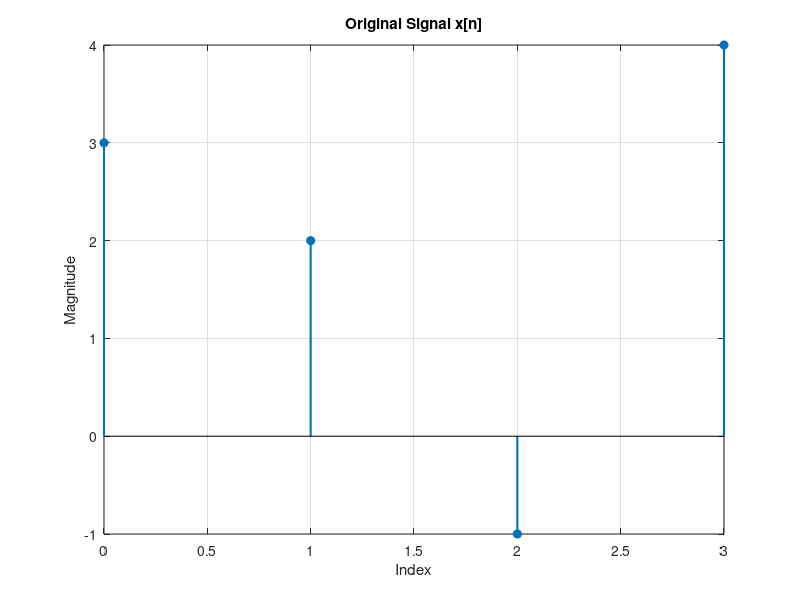
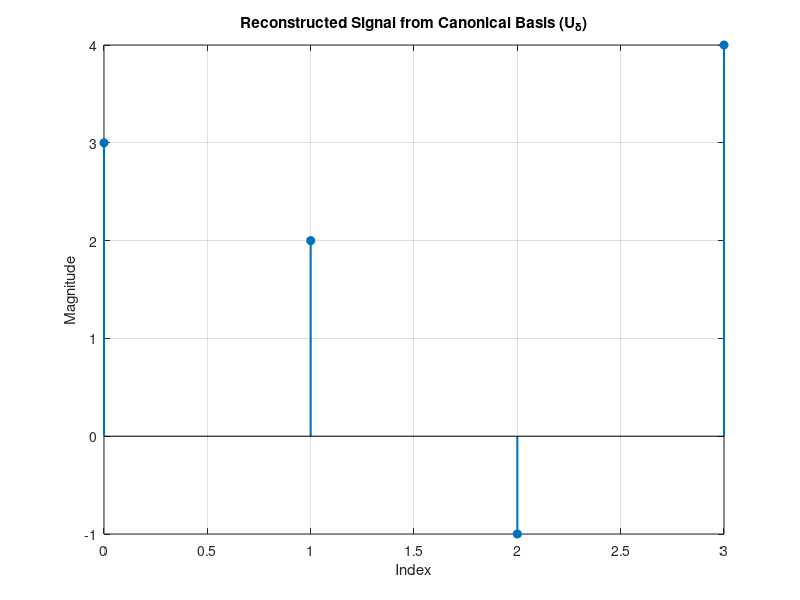
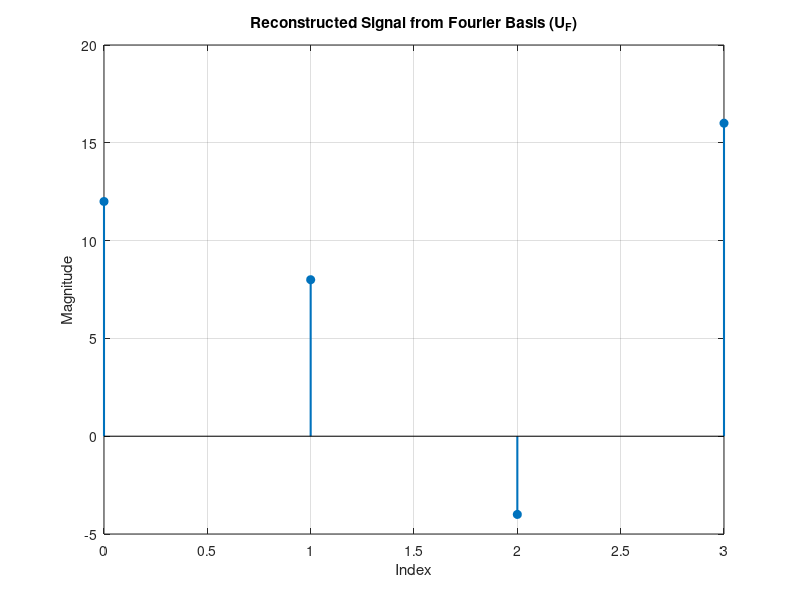
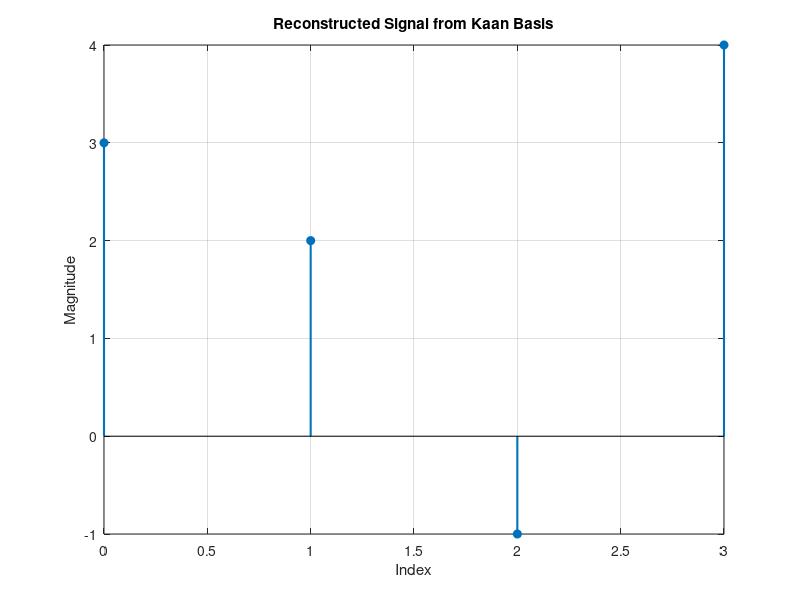

MATLAB code for these plots, in order:
clc;
close all;
clear;
format compact;

x = [3, 2, -1, 4]; % x[n] = 3δ[n] + 2δ[n - 1] - δ[n - 2] + 4δ[n - 3]

N = length(x);
U_delta = eye(N);

% Fourier Basis
n = 0:N-1;
UF = zeros(N);
for k = 0:N-1
    for m = 0:N-1
        UF(k+1, m+1) = exp(1i * (2 * pi / N) * k * m);
    end
end

% Kaan basis
U_kaan = [1, 0, 0, 0; 
          0, 1/sqrt(2), 1/sqrt(2), 0; 
          0, 0, 0, 1; 
          0, 1/sqrt(2), -1/sqrt(2), 0];

% projections 
c_delta = U_delta' * x'; % Projection onto canonical basis
c_F = UF' * x';          % Projection onto Fourier basis
c_new = U_kaan' * x';    % Projection onto the coolest basis

% Reconstruct the signal from each basis
x_reconstructed_delta = U_delta * c_delta;
x_reconstructed_F = UF * c_F;
x_new = U_kaan * c_new;

% Plot the original signal
figure;
stem(0:N-1, x, 'filled', 'LineWidth', 1.5);
title('Original Signal x[n]');
xlabel('Index');
ylabel('Magnitude');
grid on;

% Plot reconstructed signal from Canonical Basis
figure;
stem(0:N-1, (x_reconstructed_delta), 'filled', 'LineWidth', 1.5);
title('Reconstructed Signal from Canonical Basis (U_{\delta})');
xlabel('Index');
ylabel('Magnitude');
grid on;

% Plot reconstructed signal from Fourier Basis
figure;
stem(0:N-1, (x_reconstructed_F), 'filled', 'LineWidth', 1.5);
title('Reconstructed Signal from Fourier Basis (U_F)');
xlabel('Index');
ylabel('Magnitude');
grid on;

% Plot reconstructed signal from Kaan Basis
figure;
stem(0:N-1, (x_new), 'filled', 'LineWidth', 1.5);
title('Reconstructed Signal from Kaan Basis');
xlabel('Index');
ylabel('Magnitude');
grid on;


% Display the results
disp('Projection Coefficients on the Canonical Basis:');
disp(c_delta);
disp('Projection Coefficients on the Fourier Basis:');
disp(c_F);
disp('Projection Coefficients on the Kaan Basis:');
disp(c_new);
disp('Reconstructed Signal using Canonical Basis:');
disp(x_reconstructed_delta);
disp('Reconstructed Signal using Fourier Basis:');
disp(x_reconstructed_F);
disp('Reconstructed Signal using Kaan Basis:');
disp(x_new);
